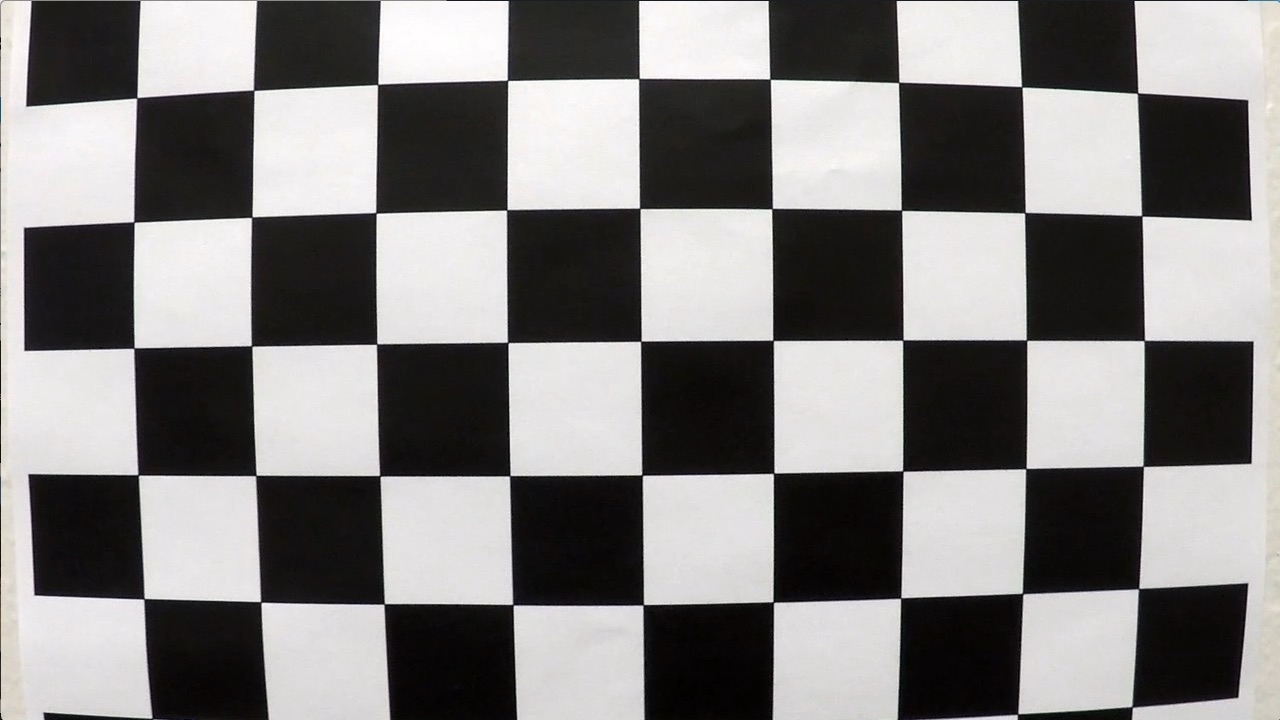
#> input picture Advanced-Lane-Detection-master/camera_cal/calibration1.jpg, 1280 x 720 px; its folder holds 4 pictures in this run
$ python main.py   (older library calls are emulated)
#> lines starting #> are read from the running program, lines starting #| are printed output that depends on the picture; after the words box and inside, x2 and y2 are one past the last pixel; in counts of white or black regions, pixels touching at a corner belong together
import matplotlib.pyplot as plt
import matplotlib.image as mpimg
import numpy as np
import cv2
import glob
import os
from moviepy.editor import VideoFileClip
#matplotlib inline
def distortion_factors():
    # Prepare object points
    # From the provided calibration images, 9*6 corners are identified
    nx = 9
    ny = 6
    objpoints = []
    imgpoints = []
    # Object points are real world points, here a 3D coordinates matrix is generated
    # z coordinates are 0 and x, y are equidistant as it is known that the chessboard is made of identical squares
    objp = np.zeros((6*9,3), np.float32)
    objp[:,:2] = np.mgrid[0:9,0:6].T.reshape(-1,2)

    # Make a list of calibration images
    os.listdir("camera_cal/")
    cal_img_list = os.listdir("camera_cal/")

    # Imagepoints are the coresspondant object points with their coordinates in the distorted image
    # They are found in the image using the Open CV 'findChessboardCorners' function
    for image_name in cal_img_list:
        import_from = 'camera_cal/' + image_name
        img = cv2.imread(import_from)
#> img is the input picture: shape (720, 1280, 3); mean B, G, R 127.8, 128.4, 130.1
        # Convert to grayscale
        gray = cv2.cvtColor(img, cv2.COLOR_BGR2GRAY)
        # Find the chessboard corners
        ret, corners = cv2.findChessboardCorners(gray, (nx, ny), None)
#> ret = False; corners = None
        # If found, draw corners
        if ret == True:
            # Draw and display the corners
            #cv2.drawChessboardCorners(img, (nx, ny), corners, ret)
            imgpoints.append(corners)
            objpoints.append(objp)
    ret, mtx, dist, rvecs, tvecs = cv2.calibrateCamera(objpoints, imgpoints, gray.shape[::-1], None, None)
    #undist = cv2.undistort(img, mtx, dist, None, mtx)
    #export_to = 'camera_cal_undistorted/' + image_name
    #save the image in the destination folder
    #plt.imsave(export_to, undist)

    return mtx, dist
### STEP 2: Perspective Transform from Car Camera to Bird's Eye View ###
mtx, dist = distortion_factors()

def warp(img):
    undist = cv2.undistort(img, mtx, dist, None, mtx)
    img_size = (img.shape[1], img.shape[0])
    offset = 300

    # Source points taken from images with straight lane lines, these are to become parallel after the warp transform
    src = np.float32([
        (190, 720), # bottom-left corner
        (596, 447), # top-left corner
        (685, 447), # top-right corner
        (1125, 720) # bottom-right corner
    ])
    # Destination points are to be parallel, taken into account the image size
    dst = np.float32([
        [offset, img_size[1]],             # bottom-left corner
        [offset, 0],                       # top-left corner
        [img_size[0]-offset, 0],           # top-right corner
        [img_size[0]-offset, img_size[1]]  # bottom-right corner
    ])
    # Calculate the transformation matrix and it's inverse transformation
    M = cv2.getPerspectiveTransform(src, dst)
    M_inv = cv2.getPerspectiveTransform(dst, src)
    warped = cv2.warpPerspective(undist, M, img_size)

    return warped, M_inv
### STEP 3: Process Binary Thresholded Images ###

# [5 lines of commented-out code are left out]
img = cv2.imread('test_images/test4.jpg')
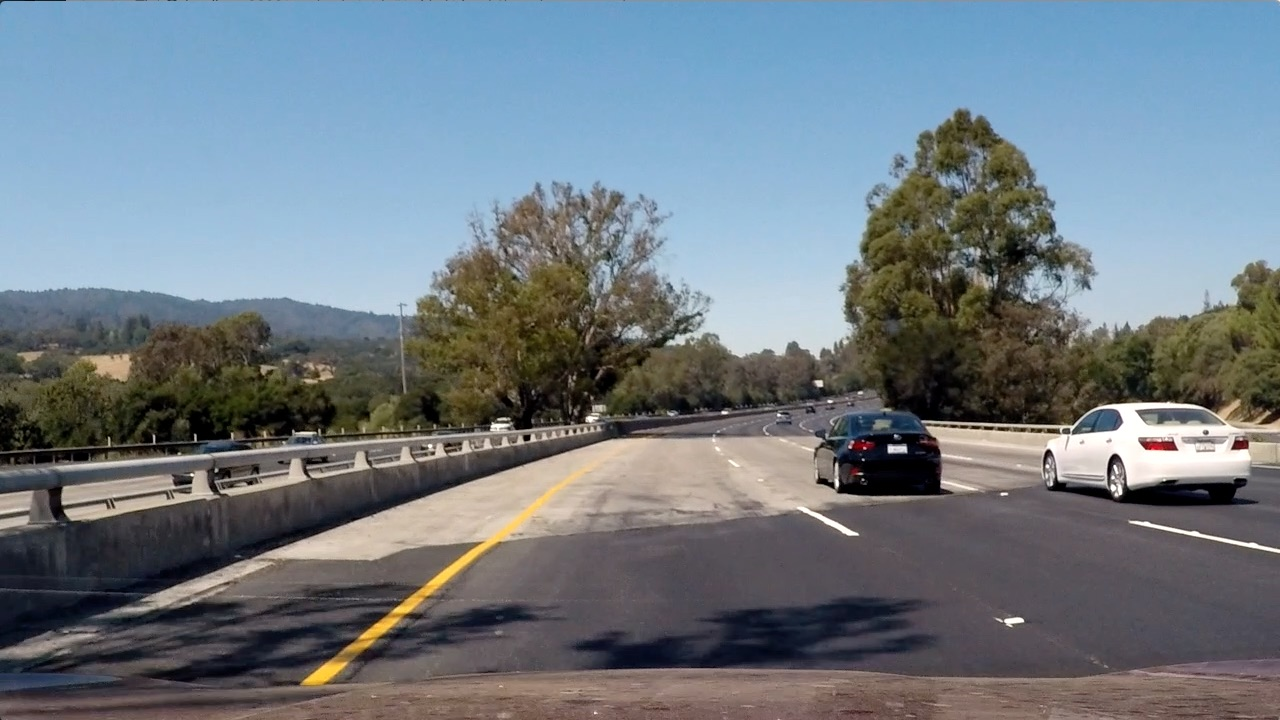
#> input picture Advanced-Lane-Detection-master/test_images/test4.jpg, 1280 x 720 px
#> img is the input picture: shape (720, 1280, 3); mean B, G, R 130.9, 122.7, 112.2
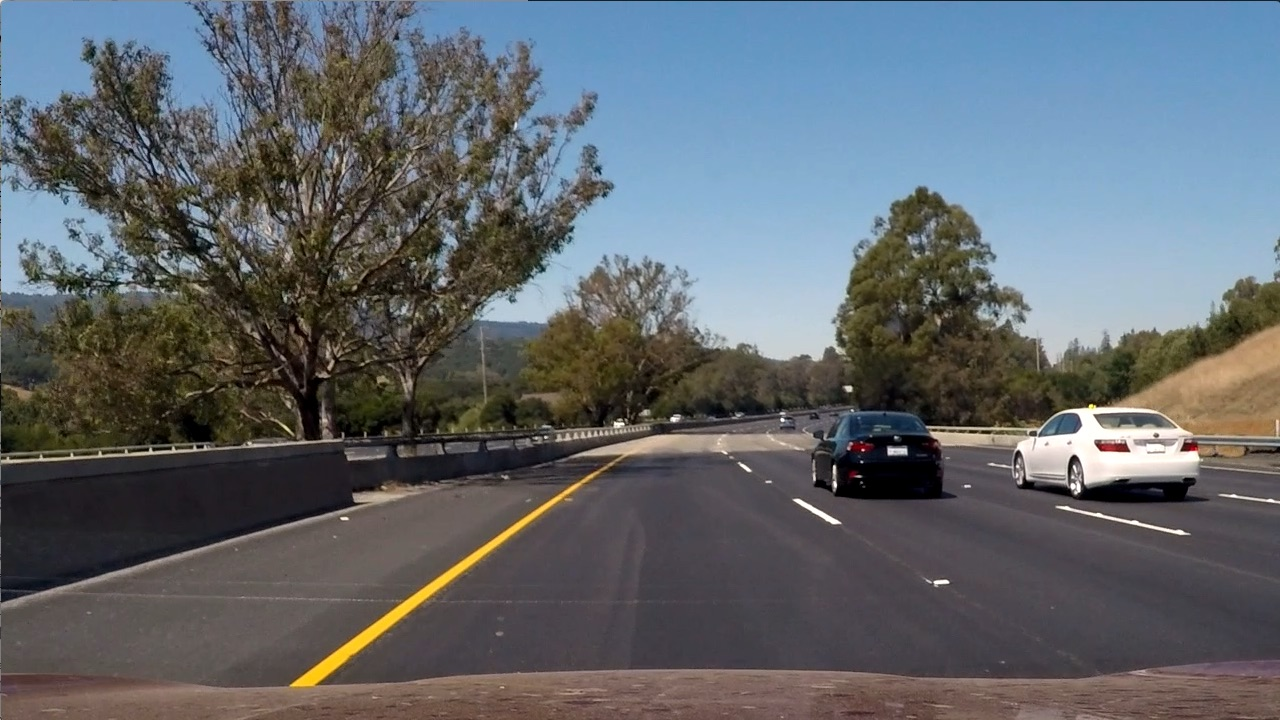
#> input picture Advanced-Lane-Detection-master/test_images/test6.jpg, 1280 x 720 px
#> further down, img is the input picture: shape (720, 1280, 3); mean B, G, R 107.9, 102.6, 97
#img = cv2.imread('test_images/test5.jpg')
#img = cv2.imread('test_images/test6.jpg')

def binary_thresholded(img):
    # Transform image to gray scale
    gray_img =cv2.cvtColor(img, cv2.COLOR_BGR2GRAY)
    # Apply sobel (derivative) in x direction, this is usefull to detect lines that tend to be vertical
    sobelx = cv2.Sobel(gray_img, cv2.CV_64F, 1, 0)
    abs_sobelx = np.absolute(sobelx)
    # Scale result to 0-255
    scaled_sobel = np.uint8(255*abs_sobelx/np.max(abs_sobelx))
    sx_binary = np.zeros_like(scaled_sobel)
    # Keep only derivative values that are in the margin of interest
    sx_binary[(scaled_sobel >= 30) & (scaled_sobel <= 255)] = 1

    # Detect pixels that are white in the grayscale image
    white_binary = np.zeros_like(gray_img)
    white_binary[(gray_img > 200) & (gray_img <= 255)] = 1

    # Convert image to HLS
    hls = cv2.cvtColor(img, cv2.COLOR_BGR2HLS)
#> hls: shape (720, 1280, 3); mean of channels 0, 1, 2 76.7, 102.2, 57.5
    H = hls[:,:,0]
    S = hls[:,:,2]
    sat_binary = np.zeros_like(S)
    # Detect pixels that have a high saturation value
    sat_binary[(S > 90) & (S <= 255)] = 1

    hue_binary =  np.zeros_like(H)
    # Detect pixels that are yellow using the hue component
    hue_binary[(H > 10) & (H <= 25)] = 1

    # Combine all pixels detected above
    binary_1 = cv2.bitwise_or(sx_binary, white_binary)
    binary_2 = cv2.bitwise_or(hue_binary, sat_binary)
    binary = cv2.bitwise_or(binary_1, binary_2)
    #plt.imshow(binary, cmap='gray')

    #img = cv2.cvtColor(img, cv2.COLOR_BGR2RGB)
    # Draw figure for binary images
    #f, axarr = plt.subplots(1,6)
    #f.set_size_inches(25, 8)
    #axarr[0].imshow(img)
    #axarr[1].imshow(sx_binary, cmap='gray')
    #axarr[2].imshow(white_binary, cmap='gray')
    #axarr[3].imshow(sat_binary, cmap='gray')
    #axarr[4].imshow(hue_binary, cmap='gray')
    #axarr[5].imshow(binary, cmap='gray')
    #axarr[0].set_title("Undistorted Image")
    #axarr[1].set_title("x Sobel Derivative")
    #axarr[2].set_title("White Threshold")
    #axarr[3].set_title("Saturation Threshold")
    #axarr[4].set_title("Hue Threshold")
    #axarr[5].set_title("Combined")
    #axarr[0].axis('off')
    #axarr[1].axis('off')
    #axarr[2].axis('off')
    #axarr[3].axis('off')
    #axarr[4].axis('off')
    #axarr[5].axis('off')

    return binary

# [9 lines of commented-out code are left out]
img = cv2.imread('test_images/test6.jpg')

binary_thresh = binary_thresholded(img)
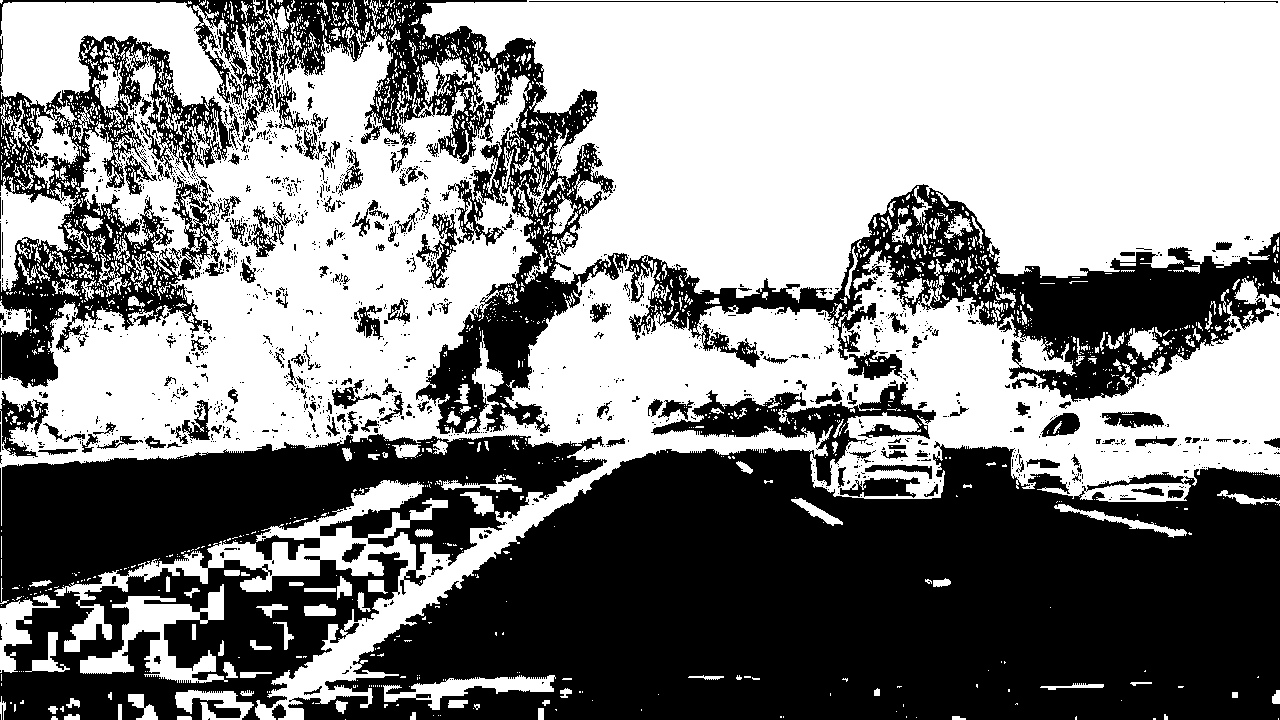
#> binary_thresh: shape (720, 1280); values 0 (black) and 1 (white), 53.4% white; 1519 black regions (1315 under 20 px), largest, box (x1, y1, x2, y2) and area: (288, 380, 1280, 720) 207454, (0, 434, 607, 720) 86391, (0, 0, 628, 434) 41102
out_img = np.dstack((binary_thresh, binary_thresh, binary_thresh))*255
binary_warped, M_inv = warp(binary_thresh)
#> in warp, `undist = cv2.undistort(img, mtx, dist, None, mtx)`: undist: shape (720, 1280); values 0 (black) and 1 (white), 54.3% white; 1365 black regions (1140 under 20 px), largest, box (x1, y1, x2, y2) and area: (297, 380, 1280, 720) 205343, (0, 436, 606, 720) 80795, (625, 182, 1280, 403) 41444
#> in warp, `warped = cv2.warpPerspective(undist, M, img_size)`:
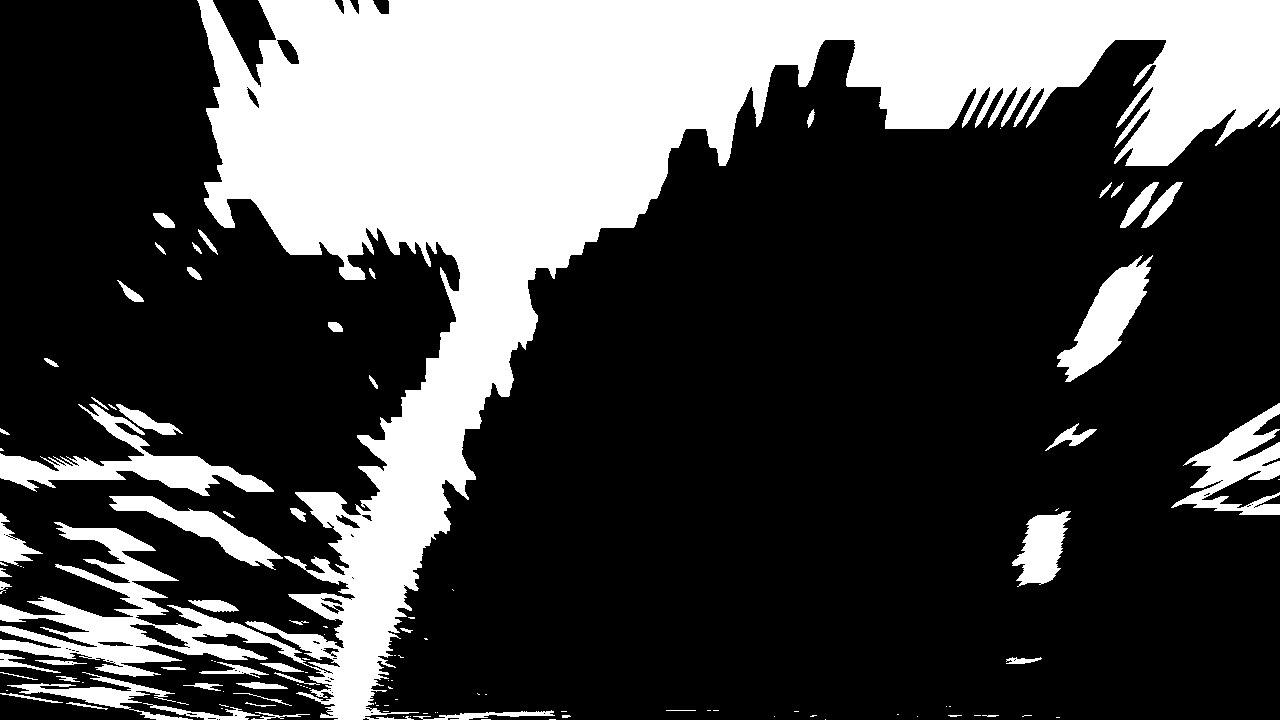
#> warped: shape (720, 1280); values 0 (black) and 1 (white), 28.1% white; 120 white regions (63 under 20 px), largest, box (x1, y1, x2, y2) and area: (0, 0, 1280, 720) 225948, (0, 404, 274, 496) 6682, (1171, 403, 1280, 515) 5006
plt.imshow(out_img, cmap='gray')

### STEP 4: Detection of Lane Lines Using Histogram ###

# [238 lines left out: functions find_lane_pixels_using_histogram, fit_poly, draw_poly_lines, find_lane_pixels_using_prev_poly, measure_curvature_meters, measure_position_meters and 1 more, not called in this run]

# [9 lines of commented-out code are left out]

global left_fit_hist
left_fit_hist = np.array([])
#print(len(left_fit_hist))

global right_fit_hist
right_fit_hist = np.array([])

# [16 lines of commented-out code are left out]

### STEP 8: Lane Finding Pipeline on Video ###

# [42 lines left out: function lane_finding_pipeline, not called in this run]

video_output = 'project_video_output.mp4'
#> (the run stopped early here; a loop or call above may not have finished)
